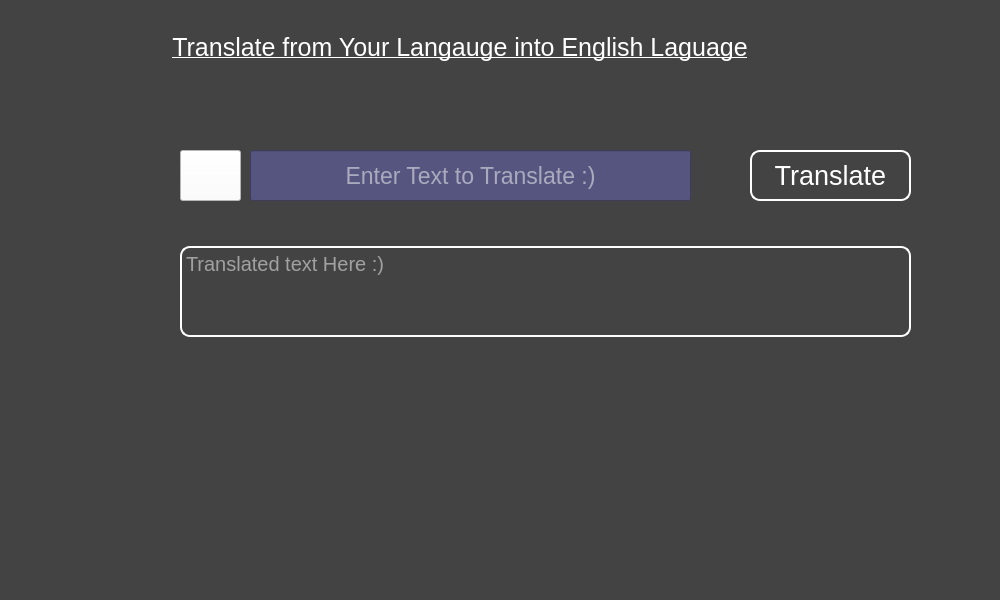
<?xml version="1.0" encoding="UTF-8"?>
<ui version="4.0">
 <class>MainWindow</class>
 <widget class="QMainWindow" name="MainWindow">
  <property name="geometry">
   <rect>
    <x>0</x>
    <y>0</y>
    <width>1000</width>
    <height>600</height>
   </rect>
  </property>
  <property name="windowTitle">
   <string>GUI Labguage Translator | Python Project</string>
  </property>
  <property name="windowIcon">
   <iconset>
    <normaloff>icon.png</normaloff>icon.png</iconset>
  </property>
  <property name="styleSheet">
   <string notr="true">background:rgb(67, 67, 67);</string>
  </property>
  <widget class="QWidget" name="centralwidget">
   <widget class="QLabel" name="label">
    <property name="geometry">
     <rect>
      <x>60</x>
      <y>22</y>
      <width>800</width>
      <height>51</height>
     </rect>
    </property>
    <property name="font">
     <font>
      <pointsize>19</pointsize>
      <underline>true</underline>
     </font>
    </property>
    <property name="styleSheet">
     <string notr="true">color:rgb(255, 255, 255);</string>
    </property>
    <property name="text">
     <string>Translate from Your Langauge into English Laguage</string>
    </property>
    <property name="alignment">
     <set>Qt::AlignCenter</set>
    </property>
   </widget>
   <widget class="QLineEdit" name="lineEdit">
    <property name="geometry">
     <rect>
      <x>250</x>
      <y>150</y>
      <width>441</width>
      <height>51</height>
     </rect>
    </property>
    <property name="font">
     <font>
      <pointsize>17</pointsize>
     </font>
    </property>
    <property name="styleSheet">
     <string notr="true">background:rgb(85, 85, 127);color:white;</string>
    </property>
    <property name="alignment">
     <set>Qt::AlignCenter</set>
    </property>
    <property name="placeholderText">
     <string>Enter Text to Translate :)</string>
    </property>
   </widget>
   <widget class="QPushButton" name="pushButton">
    <property name="geometry">
     <rect>
      <x>750</x>
      <y>150</y>
      <width>161</width>
      <height>51</height>
     </rect>
    </property>
    <property name="font">
     <font>
      <pointsize>20</pointsize>
     </font>
    </property>
    <property name="styleSheet">
     <string notr="true">border:2px solid white;border-radius:10px;color:white;</string>
    </property>
    <property name="text">
     <string>Translate</string>
    </property>
   </widget>
   <widget class="QTextEdit" name="textEdit">
    <property name="geometry">
     <rect>
      <x>180</x>
      <y>246</y>
      <width>731</width>
      <height>91</height>
     </rect>
    </property>
    <property name="font">
     <font>
      <pointsize>15</pointsize>
     </font>
    </property>
    <property name="styleSheet">
     <string notr="true">border:2px solid white;border-radius:10px;color:white;</string>
    </property>
    <property name="tabChangesFocus">
     <bool>false</bool>
    </property>
    <property name="readOnly">
     <bool>true</bool>
    </property>
    <property name="placeholderText">
     <string>Translated text Here :)</string>
    </property>
   </widget>
   <widget class="QPushButton" name="pushButton_2">
    <property name="geometry">
     <rect>
      <x>180</x>
      <y>150</y>
      <width>61</width>
      <height>51</height>
     </rect>
    </property>
    <property name="styleSheet">
     <string notr="true">background:white;</string>
    </property>
    <property name="text">
     <string/>
    </property>
    <property name="icon">
     <iconset>
      <normaloff>mic.png</normaloff>mic.png</iconset>
    </property>
   </widget>
   <widget class="QLabel" name="label_2">
    <property name="geometry">
     <rect>
      <x>170</x>
      <y>392</y>
      <width>711</width>
      <height>41</height>
     </rect>
    </property>
    <property name="text">
     <string/>
    </property>
   </widget>
  </widget>
  <widget class="QMenuBar" name="menubar">
   <property name="geometry">
    <rect>
     <x>0</x>
     <y>0</y>
     <width>1000</width>
     <height>35</height>
    </rect>
   </property>
  </widget>
  <widget class="QStatusBar" name="statusbar"/>
 </widget>
 <resources/>
 <connections/>
</ui>
